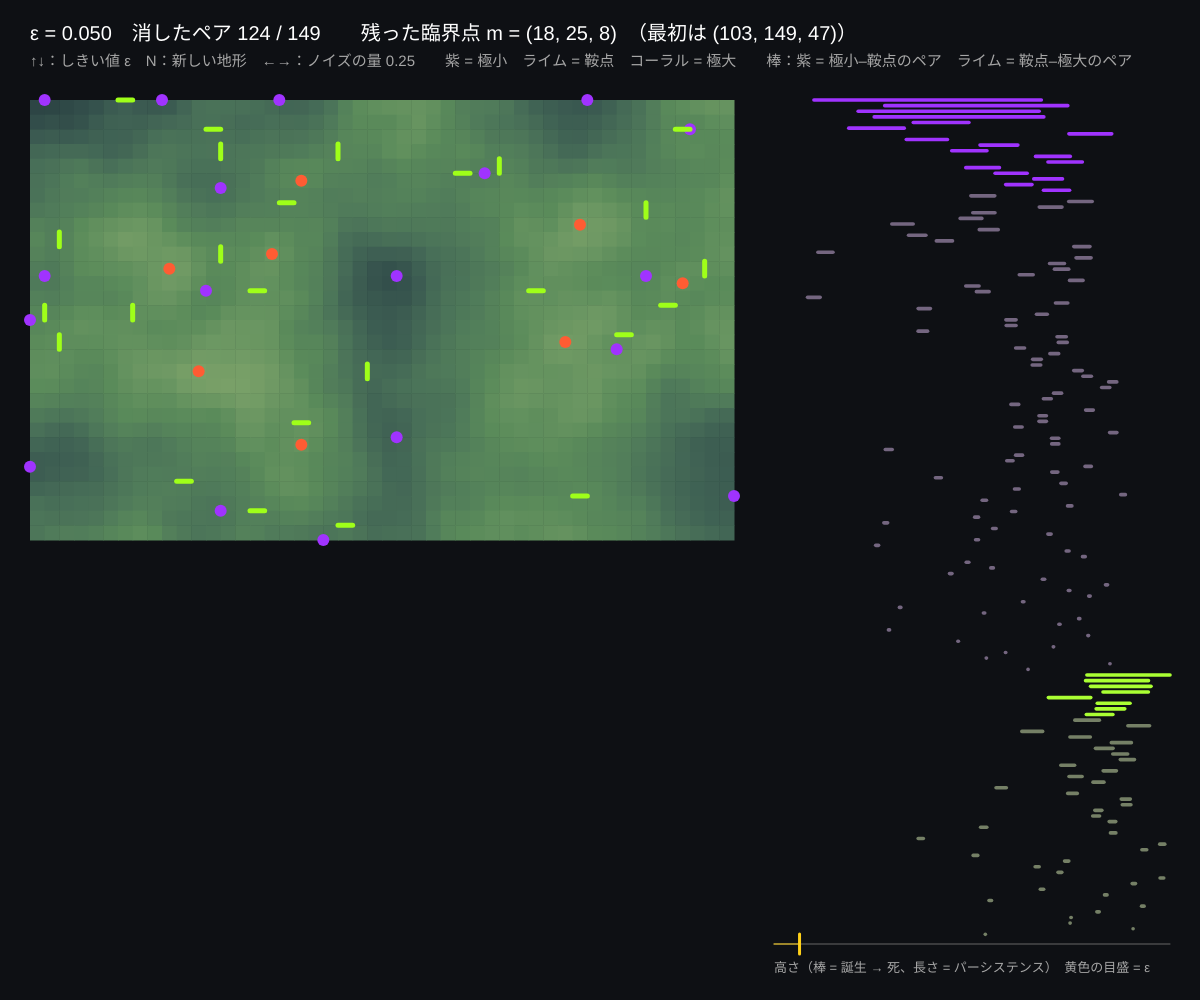
Frame 1 (no input)
Frame 60 (no input): identical to frame 1, image omitted
Frame 120 (the mouse pressed at the canvas centre since frame 60): identical to frame 1, image omitted

The p5.js sketch that drew this single still picture (run headless with seeded random() and noise() and a simulated clock; from frame 60 on, the mouse is pressed at the canvas centre):

// p5.js sketch
// ── sketch.js
// ============================================
// 10 パーシステンスで簡略化 ─ ノイズの臨界点を消す
// ノイズだらけの地形には臨界点が山ほどある。「鞍点 − 極小」「極大 − 鞍点」のペアを、高さの差（パーシステンス）が小さい順にキャンセルする（07）
//   しきい値 ε 以下のペアを全部消すと、ε より「しっかりした」臨界点だけが残る
//   右のバーコード：各ペアの誕生（低い方の高さ）から死（高い方の高さ）までの棒。長い棒 = 本物の地形、短い棒 = ノイズ
// ↑↓ = しきい値 ε / N = 新しい地形 / ←→ = ノイズの量
// ============================================

let nx = 48, ny = 30;             // ★ 地形の解像度
let cx, pos, basePair = [], pair = [], h = [];
let seq = [];                     // キャンセルの列 [{ path, pers, dim, birth, death }]
let eps = 0.05, noiseAmt = 0.25, ox = 30, oy = 100, cs, pg;
let dirty = true;

function setup() {
  createCanvas(windowWidth, windowHeight);
  colorMode(HSB, 360, 100, 100, 100);
  cs = Math.min((width * 0.62 - 40) / nx, (height - 150) / ny);
  cx = makeGridComplex(nx, ny);
  pos = gridPositions(cx, ox, oy, cs);
  pg = createGraphics(width, height); pg.colorMode(HSB, 360, 100, 100, 100);
  newTerrain();
}

function newTerrain() {
  noiseSeed(Math.floor(random(10000)));
  h = [];
  for (let i = 0; i <= nx; i++) for (let j = 0; j <= ny; j++) h[cx.vid[i][j]] = noise(i * 0.08, j * 0.08) + noiseAmt * noise(i * 0.6 + 5, j * 0.6 + 5) + 0.00001 * (i * 3 + j);
  basePair = gradientFromHeight(cx, h);
  buildSequence();
  dirty = true;
}
function cellHeight(p, c) { return Math.max(...cx.cells[c].verts.map((v) => h[v])); }

// ★ キャンセルの列を一度だけ計算：パーシステンス最小のペアを消す、をできなくなるまでくり返す（07 と同じ貪欲法）
function buildSequence() {
  pair = basePair.slice(); seq = [];
  while (true) {
    let best = null;
    for (let c = 0; c < cx.cells.length; c++) {
      if (pair[c] >= 0 || cx.cells[c].dim === 0) continue;
      let paths = descendPaths(cx, pair, c), ends = {};
      for (let p of paths) { let e = p[p.length - 1]; ends[e] = (ends[e] || []).concat([p]); }
      for (let e in ends) if (ends[e].length === 1) { let pers = cellHeight(pair, c) - cellHeight(pair, Number(e)); if (!best || pers < best.pers) best = { path: ends[e][0], pers, dim: cx.cells[c].dim - 1, birth: cellHeight(pair, Number(e)), death: cellHeight(pair, c) }; }
    }
    if (!best) break;
    cancelPath(pair, best.path); seq.push(best);
  }
}
function cancelPath(pr, path) { for (let k = 0; k + 1 < path.length; k += 2) { pr[path[k]] = path[k + 1]; pr[path[k + 1]] = path[k]; } }

// ★ ε 以下のキャンセルだけを最初からやり直す
function applyEps() {
  pair = basePair.slice();
  for (let s of seq) { if (s.pers > eps) break; cancelPath(pair, s.path); }
  pg.clear(); pg.noStroke();
  for (let i = 0; i < nx; i++) for (let j = 0; j < ny; j++) { let v = cx.cells[cx.fid[i][j]].verts.reduce((s, q) => s + h[q], 0) / 4; pg.fill(200 - v * 110, 35, 18 + v * 50); pg.rect(ox + i * cs, oy + j * cs, cs + 0.5, cs + 0.5); }
  for (let c = 0; c < cx.cells.length; c++) if (pair[c] < 0) {
    let d = cx.cells[c].dim;
    if (d === 1) { let a = pos[cx.cells[c].verts[0]], b = pos[cx.cells[c].verts[1]]; pg.stroke(85, 90, 100); pg.strokeWeight(5); pg.line(a.x, a.y, b.x, b.y); }
    else { pg.noStroke(); pg.fill(d === 0 ? 272 : 12, 80, 100); pg.circle(pos[c].x, pos[c].y, 12); }
  }
  dirty = false;
}

function draw() {
  background(225, 30, 8);
  if (dirty) applyEps();
  image(pg, 0, 0);
  // バーコード
  let bx = ox + nx * cs + 40, bw = width - bx - 30, by = oy, bh = height - 160;
  let lo = Math.min(...h), hi = Math.max(...h), X = (v) => bx + (v - lo) / (hi - lo) * bw;
  let bars = seq.slice().sort((a, b) => a.dim - b.dim || b.pers - a.pers);
  let rowH = Math.min(10, bh / Math.max(1, bars.length));
  for (let k = 0; k < bars.length; k++) {
    let s = bars[k], alive = s.pers > eps;
    stroke(s.dim === 0 ? 272 : 85, alive ? 80 : 20, alive ? 100 : 50); strokeWeight(Math.max(1, rowH - 2));
    line(X(s.birth), by + k * rowH, X(s.death), by + k * rowH);
  }
  stroke(0, 0, 40); strokeWeight(1); line(bx, by + bh + 4, bx + bw, by + bh + 4);
  stroke(48, 90, 100); line(bx, by + bh + 4, bx + eps / (hi - lo) * bw, by + bh + 4); strokeWeight(3); line(bx + eps / (hi - lo) * bw, by + bh - 6, bx + eps / (hi - lo) * bw, by + bh + 14);
  noStroke(); fill(0, 0, 65); textSize(13);
  text('高さ（棒 = 誕生 → 死、長さ = パーシステンス）　黄色の目盛 = ε', bx, by + bh + 32);
  let m = countCritical(cx, pair), nCut = seq.filter((s) => s.pers <= eps).length;
  fill(0, 0, 100); textSize(20); textAlign(LEFT, BASELINE);
  text('ε = ' + nf(eps, 1, 3) + '　消したペア ' + nCut + ' / ' + seq.length + '　　残った臨界点 m = (' + m.join(', ') + ')　（最初は (' + countCritical(cx, basePair).join(', ') + ')）', ox, 40);
  fill(0, 0, 65); textSize(15);
  text('↑↓：しきい値 ε　N：新しい地形　←→：ノイズの量 ' + nf(noiseAmt, 1, 2) + '　　紫 = 極小　ライム = 鞍点　コーラル = 極大　　棒：紫 = 極小–鞍点のペア　ライム = 鞍点–極大のペア', ox, 66);
}

function keyPressed() {
  if (key === UP_ARROW) { eps = Math.min(1.5, eps + 0.01); dirty = true; }
  if (key === DOWN_ARROW) { eps = Math.max(0, eps - 0.01); dirty = true; }
  if (key === 'n' || key === 'N') newTerrain();
  if (key === RIGHT_ARROW) { noiseAmt = Math.min(0.8, noiseAmt + 0.05); newTerrain(); }
  if (key === LEFT_ARROW) { noiseAmt = Math.max(0, noiseAmt - 0.05); newTerrain(); }
}

// ---------- やってみよう ----------
// 1. ε を 0 から少しずつ上げて、臨界点が「ばらばらに」ではなく「2 つずつ」消えるのを見よう
// 2. 棒の長さの分布を見て、ノイズと本物の境目の ε を決めよう。ノイズの量（←→）を変えると境目はどう動く？
// 3. ε を最大にすると極小 1 つだけが残る（円盤の b0 = 1）。その極小は地形のどこ？
// 4. パーシステンスの長い順に 3 つの極小を選んで、地形の「本当の盆地」と言えるか確かめよう


// ==================================================
// ここから下は「離散モース理論の道具」
//   格子の胞体複体をつくる・高さ関数から勾配場をつくる・V-パスをたどる・臨界胞体を数える
// ==================================================

// 格子（nx × ny マス）の胞体複体。ident は辺の同一視：'none' | 'torus' | 'sphere' | 'klein'
//   mask(i, j) が false のマス（面）は入れない（穴のある複体をつくる）
//   返り値 cx：cells = [{ dim, verts, faces, cofaces }]（頂点 → 辺 → 面の順に番号）
//             vid[i][j]・eh[i][j]（横の辺）・ev[i][j]（縦の辺）・fid[i][j] = 格子の位置 → 胞体番号（なければ -1）


// ==================================================
// ここから下は「離散モース理論の道具」
//   格子の胞体複体をつくる・高さ関数から勾配場をつくる・V-パスをたどる・ベッチ数を数える・描く
// ==================================================

// 格子（nx × ny マス）の胞体複体。ident は辺の同一視：'none' | 'torus' | 'sphere' | 'klein'
//   mask(i, j) が false のマス（面）は入れない（穴のある複体をつくる）
//   返り値 cx：cells = [{ dim, verts, faces, cofaces }]（頂点 → 辺 → 面の順に番号）
//             vid[i][j]・eh[i][j]（横の辺）・ev[i][j]（縦の辺）・fid[i][j] = 格子の位置 → 胞体番号（なければ -1）
function makeGridComplex(nx, ny, ident, mask) {
  ident = ident || 'none';
  let canon = (i, j) => {
    if (ident === 'torus') { i = i % nx; j = j % ny; }
    else if (ident === 'klein') { if (i === nx) { i = 0; j = ny - j; } if (j === ny) j = 0; }
    else if (ident === 'sphere') { if (j === 0) { j = i; i = 0; } else if (i === nx) { i = j; j = ny; } }
    return i + ',' + j;
  };
  let cells = [], keyId = {};
  let getCell = (k, dim, verts) => { if (keyId[k] === undefined) { keyId[k] = cells.length; cells.push({ dim, verts, faces: [], cofaces: [] }); } return keyId[k]; };
  let vid = [], eh = [], ev = [], fid = [];
  for (let i = 0; i <= nx; i++) { vid[i] = []; eh[i] = []; ev[i] = []; fid[i] = []; for (let j = 0; j <= ny; j++) { vid[i][j] = -1; eh[i][j] = -1; ev[i][j] = -1; fid[i][j] = -1; } }
  let keep = (i, j) => i >= 0 && j >= 0 && i < nx && j < ny && (!mask || mask(i, j));
  for (let i = 0; i <= nx; i++) for (let j = 0; j <= ny; j++)
    if (keep(i, j) || keep(i - 1, j) || keep(i, j - 1) || keep(i - 1, j - 1)) { let v = getCell('v' + canon(i, j), 0, []); cells[v].verts = [v]; vid[i][j] = v; }
  // 辺は「格子のどの位置の辺か」で同一視する（同じ 2 頂点をもつ別の辺もあるので頂点の組では区別しない）
  let canonE = (i, j, dir) => {
    if (ident === 'torus') { i = i % nx; j = j % ny; }
    else if (ident === 'klein') { if (dir === 'h' && j === ny) j = 0; if (dir === 'v' && i === nx) { i = 0; j = ny - j - 1; } }
    else if (ident === 'sphere') { if (dir === 'h' && j === 0) { dir = 'v'; j = i; i = 0; } else if (dir === 'v' && i === nx) { dir = 'h'; i = j; j = ny; } }
    return 'e' + dir + i + ',' + j;
  };
  let addEdge = (k, a, b) => (a < 0 || b < 0 || a === b) ? -1 : getCell(k, 1, [Math.min(a, b), Math.max(a, b)]);
  for (let i = 0; i <= nx; i++) for (let j = 0; j <= ny; j++) {
    if (i < nx && (keep(i, j) || keep(i, j - 1))) eh[i][j] = addEdge(canonE(i, j, 'h'), vid[i][j], vid[i + 1][j]);
    if (j < ny && (keep(i, j) || keep(i - 1, j))) ev[i][j] = addEdge(canonE(i, j, 'v'), vid[i][j], vid[i][j + 1]);
  }
  for (let i = 0; i < nx; i++) for (let j = 0; j < ny; j++) {
    if (!keep(i, j)) continue;
    let vs = [...new Set([vid[i][j], vid[i + 1][j], vid[i][j + 1], vid[i + 1][j + 1]])].sort((a, b) => a - b);
    let f = getCell('f' + i + ',' + j, 2, vs);
    fid[i][j] = f;
    for (let e of [eh[i][j], eh[i][j + 1], ev[i][j], ev[i + 1][j]]) if (e >= 0) { cells[e].ncof = (cells[e].ncof || 0) + 1; if (!cells[f].faces.includes(e)) cells[f].faces.push(e); }
  }
  for (let c = 0; c < cells.length; c++) {
    if (cells[c].dim === 1) cells[c].faces = cells[c].verts.slice();
    for (let f of cells[c].faces) if (!cells[f].cofaces.includes(c)) cells[f].cofaces.push(c);
  }
  return { cells, nx, ny, vid, eh, ev, fid, ident };
}

// 高さ関数 h[頂点] から離散勾配場（ペアリング）をつくる（lower star 法：Robins ら 2011）
//   返り値 pair[胞体] = 矢印の相手の胞体番号、臨界なら -1
function gradientFromHeight(cx, h) {
  let cells = cx.cells, n = cells.length;
  let pair = new Array(n).fill(-1), done = new Array(n).fill(false);
  // 胞体の「値」= 頂点の高さを大きい順に並べた列（同じ高さは頂点番号で区別）
  let gval = cells.map((c) => c.verts.map((v) => [h[v], v]).sort((a, b) => b[0] - a[0] || b[1] - a[1]));
  let cmp = (a, b) => { let x = gval[a], y = gval[b]; for (let k = 0; k < Math.min(x.length, y.length); k++) { if (x[k][0] !== y[k][0]) return x[k][0] - y[k][0]; if (x[k][1] !== y[k][1]) return x[k][1] - y[k][1]; } return x.length - y.length; };
  for (let x = 0; x < n; x++) {
    if (cells[x].dim !== 0) continue;
    let inL = {}, L = [];                                   // x の lower star：x がいちばん高い頂点である胞体
    for (let e of cells[x].cofaces) if (gval[e][0][1] === x) { L.push(e); inL[e] = true; for (let f of cells[e].cofaces) if (gval[f][0][1] === x && !inL[f]) { L.push(f); inL[f] = true; } }
    done[x] = true;
    if (!L.length) continue;                                // 臨界な頂点（極小）
    let unpaired = (a) => cells[a].faces.filter((b) => inL[b] && !done[b]);
    let edges = L.filter((c) => cells[c].dim === 1).sort(cmp);
    let delta = edges[0];
    pair[x] = delta; pair[delta] = x; done[delta] = true;   // いちばん低い辺と x をペアに
    let pq0 = edges.slice(1), pq1 = [];
    let addCof = (a) => { for (let b of cells[a].cofaces) if (inL[b] && !done[b] && unpaired(b).length === 1 && !pq1.includes(b)) pq1.push(b); };
    addCof(delta);
    while (pq0.length || pq1.length) {
      while (pq1.length) {
        pq1.sort(cmp);
        let a = pq1.shift(), u = unpaired(a);
        if (u.length === 0) pq0.push(a);
        else { let b = u[0]; pair[a] = b; pair[b] = a; done[a] = done[b] = true; pq0 = pq0.filter((c) => c !== b); addCof(a); addCof(b); }
      }
      if (pq0.length) { pq0.sort(cmp); let g = pq0.shift(); done[g] = true; addCof(g); }   // g は臨界
    }
  }
  return pair;
}

// 臨界胞体 c（次元 k）から矢印をたどって下る V-パスをすべて集める（次元 k−1 の臨界胞体で終わる）
//   返り値：パス（胞体番号の列）の配列。閉路に出会ったパスには loop = true がつく
function descendPaths(cx, pair, c, maxLen) {
  let cells = cx.cells, out = [], path = [c], onPath = { [c]: true };
  let walk = () => {
    let a = path[path.length - 1];
    for (let b of cells[a].faces) {
      if (b === pair[a]) continue;
      let p = pair[b];
      if (p < 0) out.push(path.concat([b]));
      else if (cells[p].dim === cells[a].dim) {
        if (onPath[p]) { let q = path.concat([b, p]); q.loop = true; out.push(q); }
        else if (path.length < (maxLen || 4000)) { path.push(b, p); onPath[p] = true; walk(); path.pop(); path.pop(); onPath[p] = false; }
      }
    }
  };
  walk();
  return out;
}

// 臨界胞体の数 [m0, m1, m2]
function countCritical(cx, pair) {
  let m = [0, 0, 0];
  for (let i = 0; i < cx.cells.length; i++) if (pair[i] < 0) m[cx.cells[i].dim]++;
  return m;
}

// 各胞体の描く位置 pos[胞体] = { x, y }（頂点 = 格子点、辺 = 中点、面 = 中心。同一視された胞体は最初の位置）
function gridPositions(cx, ox, oy, cs) {
  let pos = new Array(cx.cells.length).fill(null);
  let put = (c, x, y) => { if (c >= 0 && !pos[c]) pos[c] = { x, y }; };
  for (let i = 0; i <= cx.nx; i++) for (let j = 0; j <= cx.ny; j++) {
    put(cx.vid[i][j], ox + i * cs, oy + j * cs);
    put(cx.eh[i][j], ox + (i + 0.5) * cs, oy + j * cs);
    put(cx.ev[i][j], ox + i * cs, oy + (j + 0.5) * cs);
    put(cx.fid[i][j], ox + (i + 0.5) * cs, oy + (j + 0.5) * cs);
  }
  return pos;
}
